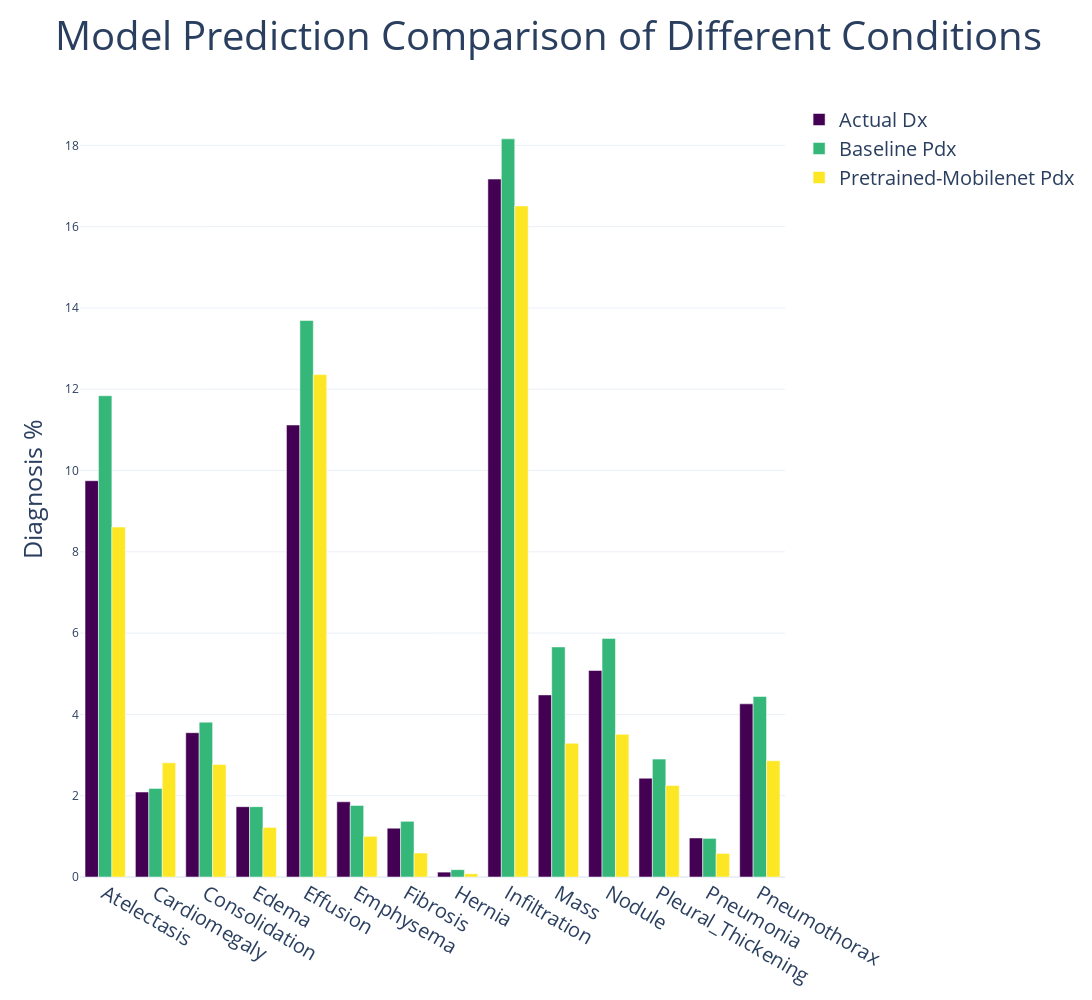

Notebook cell for this chart:
### Markdown cell above
## Visualization of the Prediction Results

### Code cell
fig = go.Figure(data=[
    go.Bar(name='Actual Dx', x=df_test_results.label,
           y=df_test_results.dx, marker_color='#440154'),
    go.Bar(name='Baseline Pdx', x=df_test_results.label,
           y=df_test_results.pdx_base, marker_color='#35b779'),
    go.Bar(name='Pretrained-Mobilenet Pdx', x=df_test_results.label,
           y=df_test_results.pdx_mobilenet, marker_color='#fde725')
])
# Change the bar mode
fig.update_layout(barmode='group', template='plotly_white',
                  title='Model Prediction Comparison of Different Conditions',
                  title_font_size = 40,
                  yaxis_title="Diagnosis %", height=1000, width=1500, 
                  yaxis_title_font_size= 25,
                  legend_font_size=20,
                  xaxis_tickfont_size=20)
fig.show()

### Figure 1 — Plotly figure (JSON) as saved in the notebook; plotly's stock layout.template omitted (floating-point values rounded to 4 significant figures)
{"data": [{"marker": {"color": "#440154"}, "name": "Actual Dx", "type": "bar", "x": ["Atelectasis", "Cardiomegaly", "Consolidation", "Edema", "Effusion", "Emphysema", "Fibrosis", "Hernia", "Infiltration", "Mass", "Nodule", "Pleural_Thickening", "Pneumonia", "Pneumothorax"], "y": [9.75, 2.09, 3.55, 1.73, 11.12, 1.85, 1.2, 0.12, 17.17, 4.48, 5.08, 2.43, 0.96, 4.26]}, {"marker": {"color": "#35b779"}, "name": "Baseline Pdx", "type": "bar", "x": ["Atelectasis", "Cardiomegaly", "Consolidation", "Edema", "Effusion", "Emphysema", "Fibrosis", "Hernia", "Infiltration", "Mass", "Nodule", "Pleural_Thickening", "Pneumonia", "Pneumothorax"], "y": [11.84, 2.18, 3.81, 1.73, 13.69, 1.76, 1.37, 0.18, 18.16, 5.66, 5.87, 2.9, 0.95, 4.44]}, {"marker": {"color": "#fde725"}, "name": "Pretrained-Mobilenet Pdx", "type": "bar", "x": ["Atelectasis", "Cardiomegaly", "Consolidation", "Edema", "Effusion", "Emphysema", "Fibrosis", "Hernia", "Infiltration", "Mass", "Nodule", "Pleural_Thickening", "Pneumonia", "Pneumothorax"], "y": [8.61, 2.81, 2.77, 1.22, 12.36, 1, 0.59, 0.08, 16.51, 3.29, 3.51, 2.25, 0.58, 2.86]}], "layout": {"barmode": "group", "height": 1000, "legend": {"font": {"size": 20}}, "title": {"font": {"size": 40}, "text": "Model Prediction Comparison of Different Conditions"}, "width": 1500, "xaxis": {"tickfont": {"size": 20}}, "yaxis": {"title": {"font": {"size": 25}, "text": "Diagnosis %"}}}}
